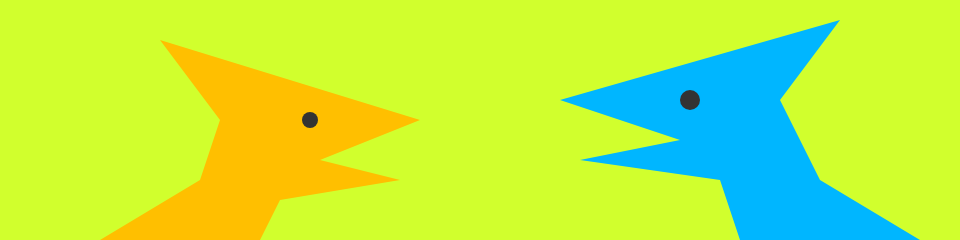
Frame 1 (no input)
Frame 60 (no input): identical to frame 1, image omitted
Frame 120 (the mouse pressed at the canvas centre since frame 60): identical to frame 1, image omitted

The p5.js sketch that drew this single still picture (run headless with seeded random() and noise() and a simulated clock; from frame 60 on, the mouse is pressed at the canvas centre):

// p5.js sketch
// ── sketch.js
function setup() {
  createCanvas(960, 240);
  noStroke();
}

function draw() {
  background(209, 255, 45);
  
  // left creature
  beginShape();
  fill(255, 191, 0);
  vertex(100,240);
  vertex(200,180);
  vertex(220,120);
  vertex(160,40);
  vertex(420,120);
  vertex(320,160);
  vertex(400, 180);
  vertex(280, 200);
  vertex(260,240);
  endShape();
  fill(51);
  ellipse(310,120,16,16);
  
  // right creature
  beginShape();
  fill(0, 182, 255);
  vertex(740,240);
  vertex(720,180);
  vertex(580,160);
  vertex(680,140);
  vertex(560,100);
  vertex(840,20);
  vertex(780, 100);
  vertex(820, 180);
  vertex(920,240);
  endShape();
  fill(51);
  ellipse(690,100,20,20);
  
}
